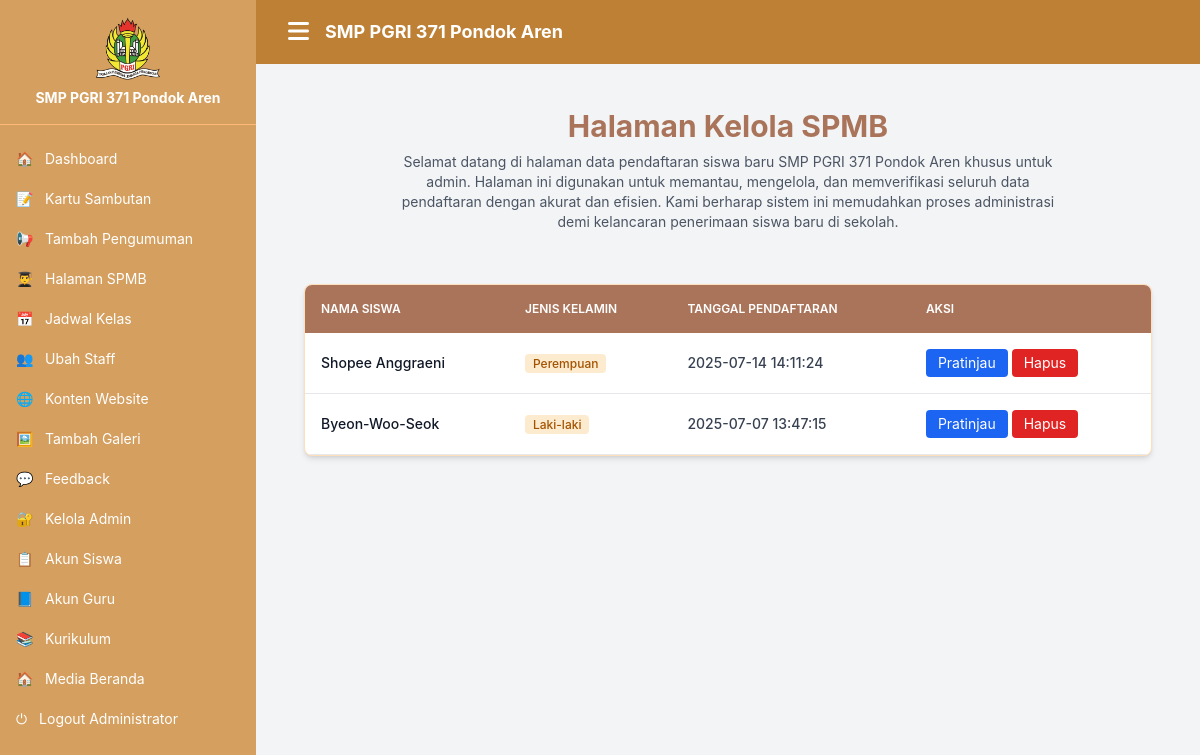
Screenshot of /admin/index.php?page=registered_students (signed in) with the database file from the repository.
### tables this page shows
CREATE TABLE `spmb` (
  `id` int(11) NOT NULL,
  `nama_lengkap` varchar(100) DEFAULT NULL,
  `jenis_kelamin` enum('Laki-laki','Perempuan') DEFAULT NULL,
  `nis` varchar(20) DEFAULT NULL,
  `nik` varchar(20) DEFAULT NULL,
  `tempat_lahir` varchar(50) DEFAULT NULL,
  `tanggal_lahir` date DEFAULT NULL,
  `agama` varchar(50) DEFAULT NULL,
  `alamat_tinggal` text DEFAULT NULL,
  `tempat_tinggal` enum('Bersama Orang Tua','Wali','Kos','Lainnya') DEFAULT NULL,
  `moda_transportasi` varchar(100) DEFAULT NULL,
  `anak_keberapa` int(11) DEFAULT NULL,
  `jumlah_saudara_kandung` int(11) DEFAULT NULL,
  `no_telp` varchar(20) DEFAULT NULL,
  `penerima_kip` enum('Ya','Tidak') DEFAULT NULL,
  `no_kip` varchar(30) DEFAULT NULL,
  `tinggi_cm` int(11) DEFAULT NULL,
  `berat_kg` int(11) DEFAULT NULL,
  `jarak_tempat_tinggal` varchar(50) DEFAULT NULL,
  `nama_ayah` varchar(100) DEFAULT NULL,
  `nik_ayah` varchar(20) DEFAULT NULL,
  `tempat_lahir_ayah` varchar(50) DEFAULT NULL,
  `tanggal_lahir_ayah` date DEFAULT NULL,
  `pendidikan_ayah` varchar(50) DEFAULT NULL,
  `pekerjaan_ayah` varchar(50) DEFAULT NULL,
  `penghasilan_ayah` int(11) DEFAULT NULL,
  `no_telp_ayah` varchar(20) DEFAULT NULL,
  `nama_ibu` varchar(100) DEFAULT NULL,
  `nik_ibu` varchar(20) DEFAULT NULL,
  `tempat_lahir_ibu` varchar(50) DEFAULT NULL,
  `tanggal_lahir_ibu` date DEFAULT NULL,
  `pendidikan_ibu` varchar(50) DEFAULT NULL,
  `pekerjaan_ibu` varchar(50) DEFAULT NULL,
  `penghasilan_ibu` int(11) DEFAULT NULL,
  `no_telp_ibu` varchar(20) DEFAULT NULL,
  `foto_pas` varchar(255) DEFAULT NULL,
  `created_at` timestamp NOT NULL DEFAULT current_timestamp()
);

### admin/registered_students.php (the view, shortened to what this page needs)
<?php
include '../connection/database.php';
?>
<!DOCTYPE html>
<html lang="en">
<head>
    <link href="https://cdnjs.cloudflare.com/ajax/libs/flowbite/2.2.0/flowbite.min.css" rel="stylesheet" />
    <link rel="stylesheet" href="../css/animation.css">
</head>
<body class="flex flex-col min-h-screen">
<main class="flex-1">
    <section class="text-gray-600 body-font">
            <div class="container px-5 py-5 mx-auto">
                <div class="flex flex-col text-center w-full mb-2">
                    <h1 class="text-3xl font-bold text-[#a9745a]">Halaman Kelola SPMB </h1>
                        <p class="text-sm text-gray-600 mt-2 max-w-2xl mx-auto">
                        Selamat datang di halaman data pendaftaran siswa baru SMP PGRI 371 Pondok Aren khusus untuk admin.
                        Halaman ini digunakan untuk memantau, mengelola, dan memverifikasi seluruh data pendaftaran dengan akurat dan efisien.
                        Kami berharap sistem ini memudahkan proses administrasi demi kelancaran penerimaan siswa baru di sekolah.
                    </p>
                </div>
            </div>
    </section>
    <section class=" p-4 sm:p-6">
            <div class="bg-white border border-[#fc941e]/30 shadow-md sm:rounded-lg overflow-hidden">
                <div class="overflow-x-auto">
                    <table class="w-full text-sm text-left text-gray-800">
                        <thead class="text-xs uppercase bg-[#a9745a] text-white">
                            <tr>
                                <th scope="col" class="p-4 font-semibold">Nama Siswa</th>
                                <th scope="col" class="p-4 font-semibold">Jenis Kelamin</th>
                                <th scope="col" class="p-4 font-semibold">Tanggal Pendaftaran</th>
                                <th scope="col" class="p-4 font-semibold">Aksi</th>
                            </tr>
                        </thead>
                        <tbody>
                            <?php
                            $fetch_all_students = "SELECT * FROM `spmb` ORDER BY id DESC;";
                            $students = mysqli_query($connection, $fetch_all_students);
                            $totalStudents = mysqli_num_rows($students);
                            if ($totalStudents > 0) {
                                while ($row = mysqli_fetch_assoc($students)) {
                                    $student_Id = $row['id'];
                                    echo '
                                    <tr class="border-b hover:bg-[#fff3dc] transition">
                                        <td class="px-4 py-3 font-medium text-gray-900 whitespace-nowrap">'
                                            . $row['nama_lengkap'] .
                                        '</td>
                                        <td class="px-4 py-3">
                                            <span class="bg-[#fdebcf] text-[#a35300] text-xs font-medium px-2 py-0.5 rounded">'
                                                . $row['jenis_kelamin'] .
                                            '</span>
                                        </td>
                                        <td class="px-4 py-3 font-medium text-gray-700 whitespace-nowrap">'
                                            . $row['created_at'] .
                                        '</td>
                                        <td class="p-4">
                                            <button type="button" data-modal-target="previewModal'.$student_Id.'" data-modal-toggle="previewModal'.$student_Id.'" class="px-3 py-1 text-sm text-white bg-blue-600 rounded">Pratinjau</button>
                                            <button type="button" data-modal-target="deleteModal'.$student_Id.'" data-modal-toggle="deleteModal'.$student_Id.'" class="px-3 py-1 text-sm text-white bg-red-600 rounded">Hapus</button>
                                        </td>
                                    </tr>';
                                }
                            }
                            ?>
                        </tbody>
                    </table>
                </div>
            </div>
        </div>
    <main class="flex-1 container mx-auto px-4 py-10">
    </main>
</body>
</body>
</html>

### rows the page displays
spmb: nama_lengkap "Shopee Anggraeni", jenis_kelamin "Perempuan", created_at "2025-07-14 14:11:24"
spmb: nama_lengkap "Byeon-Woo-Seok", jenis_kelamin "Laki-laki", created_at "2025-07-07 13:47:15"

### other values shown
$_SESSION["username"] "Administrator"
